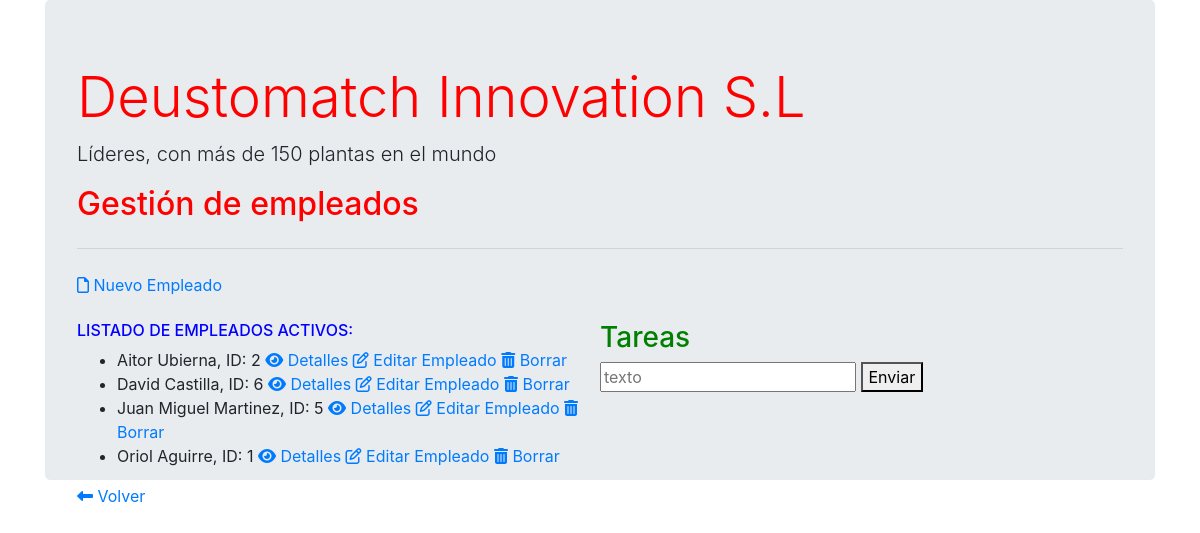
Page /proyecto_colaborativo/listaempleados/ on the committed database.
### proyecto_colaborativo/models.py (models this page shows, shortened)
class Empleado(models.Model):
    nombre = models.CharField(max_length=40)
    apellido = models.CharField(max_length=50, null=True)
    dni = models.CharField(max_length=40, null=True)
    telefono = models.IntegerField(null=True)
    email = models.EmailField(null=True)

### proyecto_colaborativo/views.py (the view)
# urls.py: path('listaempleados/', views.ListaEmpleados, name='listaempleados'),#ordena los empreados
def ListaEmpleados(request):
    empleados = Empleado.objects.order_by("nombre")  # metodo que ordena por marca
    context = {'titulo_pagina': 'Gestión de empleados',
               'Empleados_list': empleados}  # pasamos lista_equipos a la template como dato
    return render(request, 'listado_empleados.html', context)

### proyecto_colaborativo/templates/listado_empleados.html (shortened to what this page needs)
{% extends "base.html"%}
{%block contenido%}
{% load static %}
<a href="{% url 'empleadoadd'  %}"><i class="far fa-file"></i> Nuevo Empleado</a>
<br><br>
<section class="seccionListadoEmpleados">
  <h6>LISTADO DE EMPLEADOS ACTIVOS:</h6>
 <ul>
    {% for d in Empleados_list %}
    <li>
        {{d.nombre}} {{d.apellido}}, ID: {{d.id}}
        <a href="{% url 'empleado' d.id  %}"><i class="fas fa-eye"></i> Detalles</a>
        <a href="{% url 'empleadoedit' d.id  %}"><i class="far fa-edit"></i> Editar Empleado</a>
        <a href="{% url 'empleadodelete' d.id  %}"><i class="fas fa-trash-alt"></i> Borrar</a>
    </li>
    {% endfor %}
 </ul>
    <a href='http://127.0.0.1:8000/proyecto_colaborativo/inicio'><i class="fas fa-long-arrow-alt-left"></i> Volver</a>
</section>
<section class="secccionTareas">
   <h3>Tareas</h3>
        <form  id="uno" method="POST">
            <input id="texto" type="text" name="texto" placeholder="texto">
            <button id="enviar" name="enviar" placeholder="enviarTarea" onclick='InsertarTareas();'> Enviar </button>
        </form>
</section>
<br>
<link rel="stylesheet" href="{% static 'css/estilos.css' %}">
{%endblock%}

### proyecto_colaborativo/static/css/estilos.css (style rules this page uses)
h3 { color:green }
h6 { color:blue }
.seccionListadoEmpleados { float: left; width: 50%; }

### rows in the picture
Empleado: nombre "Aitor", apellido "Ubierna", id "2"
Empleado: nombre "David", apellido "Castilla", id "6"
Empleado: nombre "Juan Miguel", apellido "Martinez", id "5"
Empleado: nombre "Oriol", apellido "Aguirre", id "1"

### other values in the picture
{{ titulo_pagina }} "Gestión de empleados"
